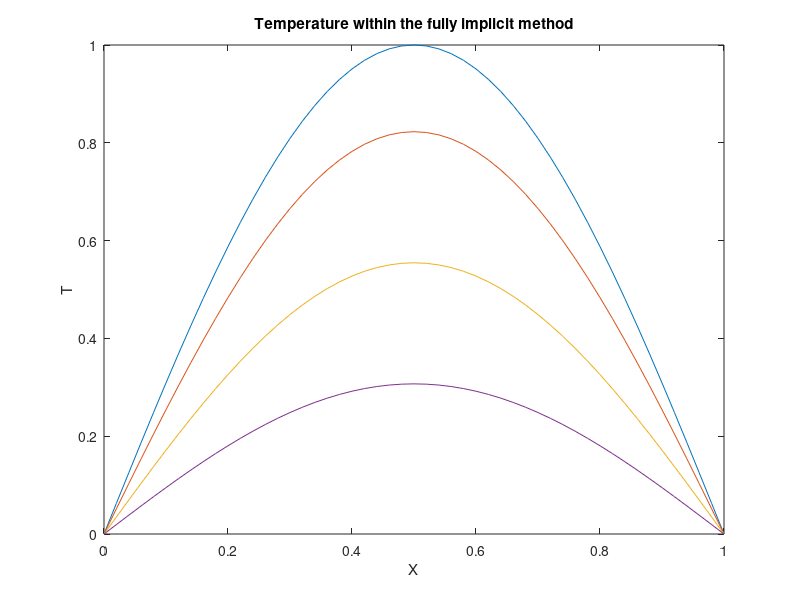
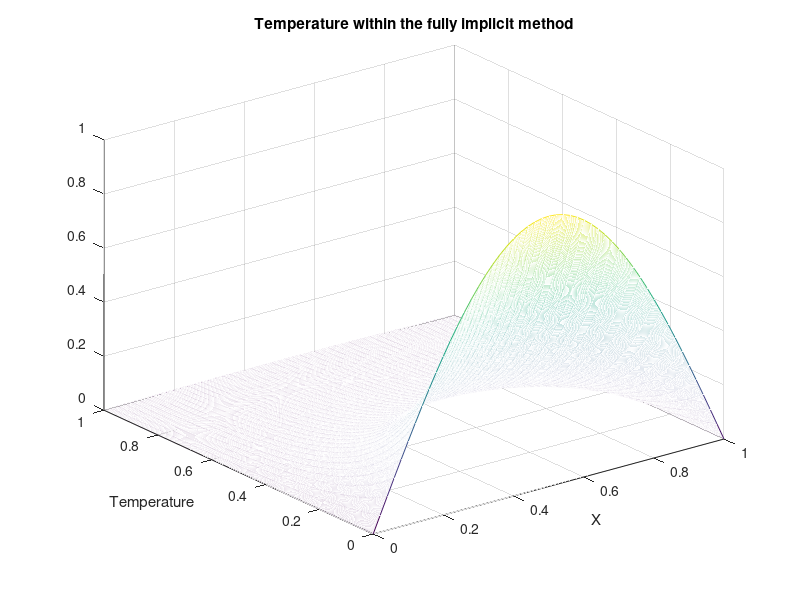

MATLAB code for these plots, in order:
%  Heat Diffusion in one dimensional wire within the Fully Implicit Method
clear;

% Parameters to define the heat equation and the range in space and time
L = 1.;  		%  Lenth of the wire
T =1.;			%  Final time


%  Parameters needed to solve the equation within the fully implicit method
maxk = 2500;					%  Number of time steps
dt = T/maxk;
n = 50.;							%  Number of space steps
dx = L/n;
cond = 1/2;						%  Conductivity
b = cond*dt/(dx*dx);		 	%  Parameter of the method 

%  Initial temperature of the wire: a sinus.
for i = 1:n+1
        x(i) =(i-1)*dx;
        u(i,1) =sin(pi*x(i));        
end
          
%  Temperature at the boundary (T=0)
for k=1:maxk+1
        u(1,k) = 0.;
        u(n+1,k) = 0.;
        time(k) = (k-1)*dt;
end


aa(1:n-2)=-b;
bb(1:n-1)=1.+2.*b;
cc(1:n-2)=-b;
MM=diag(bb,0)+diag(aa,-1)+diag(cc,1);


%  Implementation of the implicit method
for k=2:maxk		%  Time Loop   
   uu=u(2:n,k-1);
   u(2:n,k)=inv(MM)*uu;
end

% Graphical representation of the temperature at different selected times
figure(1)
plot(x,u(:,1),'-',x,u(:,100),'-',x,u(:,300),'-',x,u(:,600),'-')
title('Temperature within the fully implicit method')
xlabel('X')
ylabel('T')

figure(2)
mesh(x,time,u')
title('Temperature within the fully implicit method')
xlabel('X')
ylabel('Temperature')
